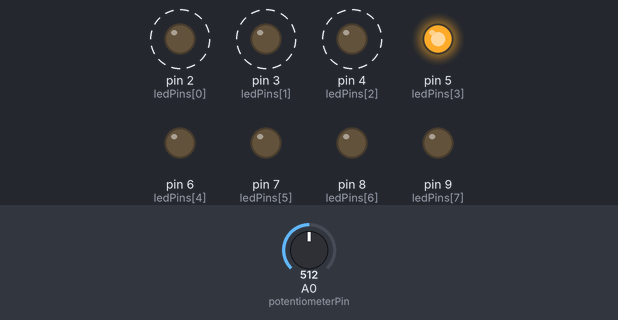
A sketch run on a simulated Arduino Uno, built with avr-gcc and run on an emulated ATmega328P. Parts: output pins drawn as LEDs (lit = HIGH). Dashed ring = blinking. The test bench sets the inputs (shaded band); at power-on: A0 (potentiometerPin) = 512.

Above: at 0.96 s.
3.1 s: A0 (potentiometerPin) set to 306
At 3.43 s:
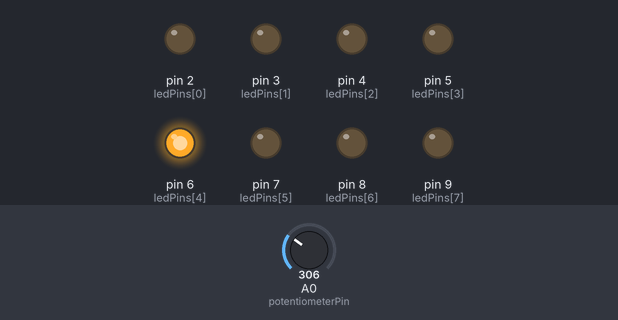
At 4.58 s:
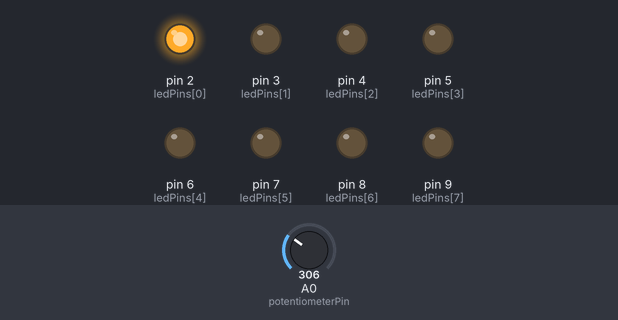
8.8 s: A0 (potentiometerPin) set to 122
At 10.92 s:
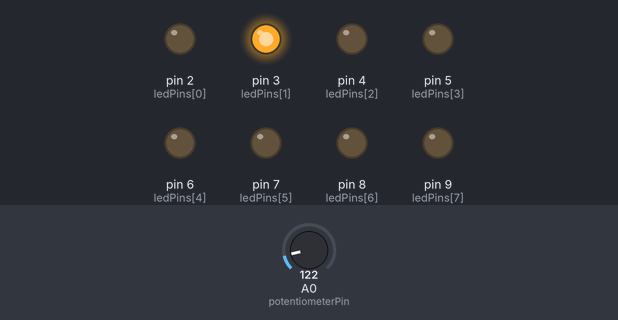
12.3 s: A0 (potentiometerPin) set to 0
Timing chart, 0 to 21.8 s (numbered marks = the images above; inputs shaded):
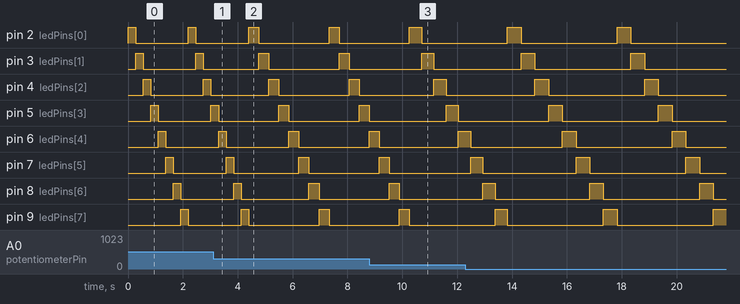

Measured:
- after the input at 3.1 s, pin 2 (ledPins[0]): HIGH → LOW after 1.7 s, → HIGH 2.6 s later, → LOW 0.37 s later; pin 3 (ledPins[1]): alternates HIGH for 0.37 s and LOW for 2.6 s, starting after 1.7 s; pin 4 (ledPins[2]): alternates HIGH for 0.37 s and LOW for 2.6 s, starting after 2.0 s
- by itself, pin 2 (ledPins[0]), pin 3 (ledPins[1]), pin 4 (ledPins[2]): alternates HIGH for 0.28 s and LOW for 1.9 s
- by itself, pin 5 (ledPins[3]), pin 8 (ledPins[6]): alternates HIGH for 0.50 s and LOW for 3.5 s
- by itself, pin 6 (ledPins[4]), pin 7 (ledPins[5]): alternates HIGH for 0.50 s and LOW for 3.4 s
- by itself, pin 9 (ledPins[7]): alternates HIGH for 0.47 s and LOW for 3.5 s

The sketch:

speedflex_light_array.ino
```cpp
//SPEEDFLEX LIGHT ARRAY//

const int potentiometerPin = A0; // Potentiometer pin
const int ledPins[] = {2, 3, 4, 5, 6, 7, 8, 9}; // LED pins

void setup() {
  // Initialize LEDs as outputs
  for (int i = 0; i < 8; ++i) {
    pinMode(ledPins[i], OUTPUT);
  }
}

void loop() {
  // Read the value from the potentiometer
  int potValue = analogRead(potentiometerPin);

  // Map the potentiometer value (0-1023) to the delay time (50-500 ms)
  int delayTime = map(potValue, 0, 1023, 500, 50);

  // Turn on LEDs
  for (int i = 0; i < 8; ++i) {
    digitalWrite(ledPins[i], HIGH);
    delay(delayTime);
    digitalWrite(ledPins[i], LOW);
  }
}
```
